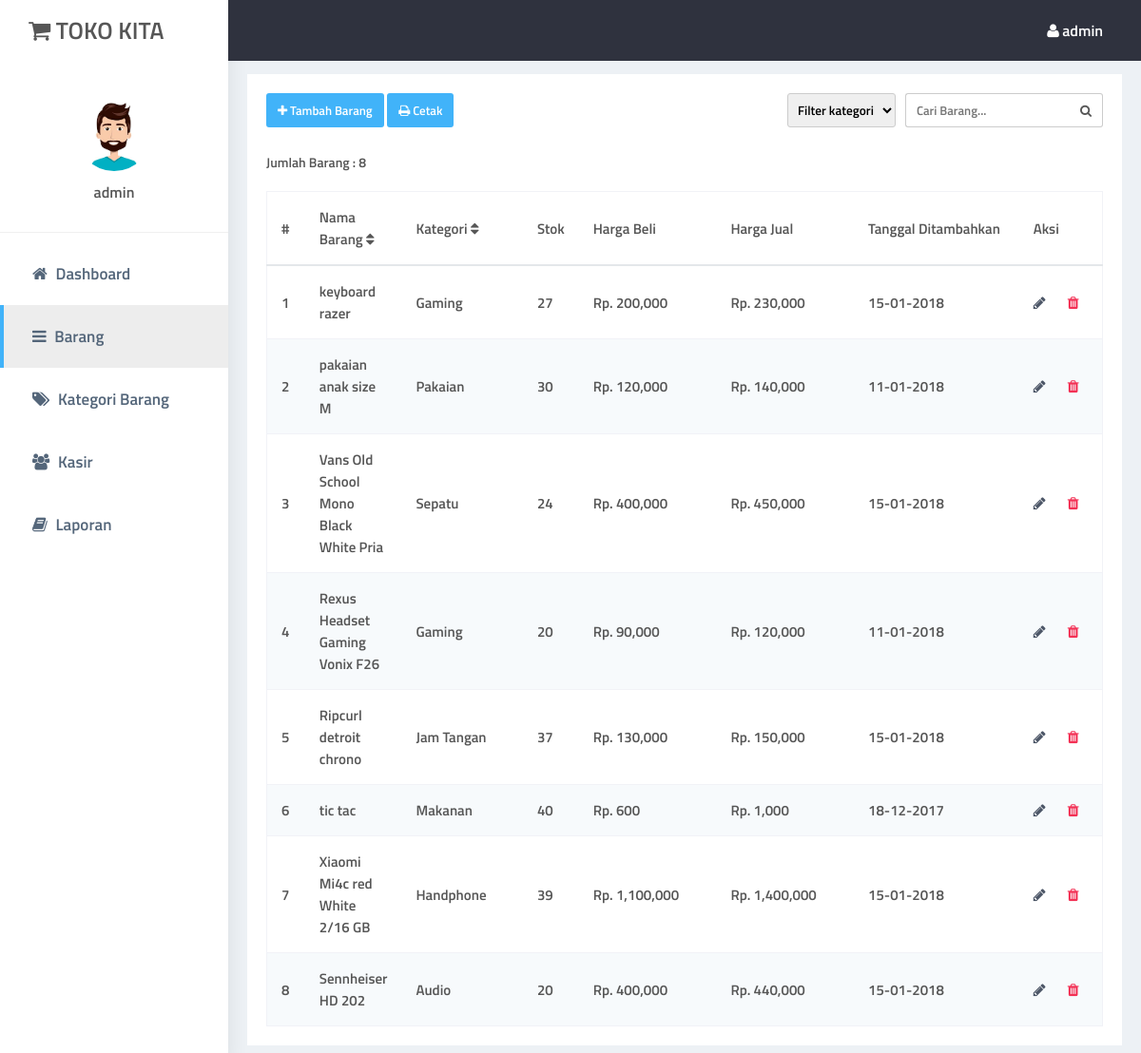
/barang.php (signed in), run on the app's committed database.
### tables this page shows
CREATE TABLE `barang` (
  `id_barang` int(11) NOT NULL,
  `nama_barang` varchar(100) NOT NULL,
  `id_kategori` int(11) NOT NULL,
  `stok` int(11) NOT NULL,
  `harga_beli` varchar(100) NOT NULL,
  `harga_jual` varchar(100) NOT NULL,
  `date_added` timestamp NOT NULL DEFAULT CURRENT_TIMESTAMP ON UPDATE CURRENT_TIMESTAMP
);

CREATE TABLE `kategori` (
  `id_kategori` int(11) NOT NULL,
  `nama_kategori` varchar(100) NOT NULL
);

### root.php (the view, shortened to what this page needs)
<?php
class penjualan
{
	public $con;
	function __construct()
	{
		$this->con=new mysqli("localhost","root","","imk");
	}
		?><script type="text/javascript">
		<?php
	function tampil_barang($keyword){
		if ($keyword=="null") {
			$query=$this->con->query("select barang.id_barang,barang.nama_barang,barang.stok,barang.harga_beli,barang.harga_jual,barang.date_added,kategori.nama_kategori from barang inner join kategori on kategori.id_kategori=barang.id_kategori");
		}else{
			$query=$this->con->query("select barang.id_barang,barang.nama_barang,barang.stok,barang.harga_beli,barang.harga_jual,barang.date_added,kategori.nama_kategori from barang inner join kategori on kategori.id_kategori=barang.id_kategori where nama_barang like '%$keyword%'");
		}
		if ($query->num_rows > 0) {
			$no=1;
			while ($data=$query->fetch_assoc()) {
				?>
					<tr>
						<td><?= $no ?></td>
						<td><?= $data['nama_barang'] ?></td>
						<td><?= $data['nama_kategori'] ?></td>
						<td><?= $data['stok'] ?></td>
						<td>Rp. <?= number_format($data['harga_beli']) ?></td>
						<td>Rp. <?= number_format($data['harga_jual']) ?></td>
						<td><?= date("d-m-Y",strtotime($data['date_added'])) ?></td>
						<td>
							<a href="?action=edit_barang&id_barang=<?= $data['id_barang'] ?>" class="btn bluetbl m-r-10"><span class="btn-edit-tooltip">Edit</span><i class="fa fa-pencil"></i></a>
							<a href="handler.php?action=hapus_barang&id_barang=<?= $data['id_barang'] ?>" class="btn redtbl" onclick="return confirm('yakin ingin menghapus <?= $data['nama_barang']." (id : ".$data['id_barang'] ?>) ?')"><span class="btn-hapus-tooltip">Hapus</span><i class="fa fa-trash"></i></a>
						</td>
					</tr>
					<?php
					$no++;
			}
		}else{
			echo "<td></td><td colspan='5'>Maaf, barang yang anda cari tidak ada!</td>";
		}
	}
				?>
			<?php
	function show_jumlah_barang(){
		$query=$this->con->query("select * from barang");
		echo $query->num_rows;
	}
}
$root=new penjualan();
?>

### head.php (shortened to what this page needs)
<?php
include "root.php";
?>
<!DOCTYPE html>
<html>
<head>
	<link rel="stylesheet" type="text/css" href="assets/index.css">
	<link rel="stylesheet" type="text/css" href="assets/awesome/css/font-awesome.min.css">
</head>
<body>
<div class="sidebar">
	<h3><i class="fa fa fa-shopping-cart"></i> TOKO KITA</h3>
	<ul><?php
			if ($_SESSION['status']==1) {
				?>
					<li class="admin-info">
						<img src="assets/img/cat.jpg">
						<span><?php echo $_SESSION['username']; ?></span>
					</li>
					<li><a id="dash" href="home.php"><i class="fa fa-home"></i> Dashboard</a></li>
					<li><a id="barang" href="barang.php"><i class="fa fa-bars"></i> Barang</a></li>
					<li><a id="kategori" href="kategori.php"><i class="fa fa-tags"></i> Kategori Barang</a></li>
					<li><a id="users" href="users.php"><i class="fa fa-users"></i> Kasir</a></li>
					<li><a id="laporan" href="laporan.php"><i class="fa fa-book"></i> Laporan</a></li>
				<?php
			}else{
				?>
					<li><a id="transaksi" href="transaksi.php"><i class="fa fa-money"></i> Transaksi</a></li>
				<?php
			}
		?>
		</ul>
</div>
<div class="nav">
	<ul>
		<li><a href=""><i class="fa fa-user"></i> <?= $_SESSION['username'] ?></a>
		</li>
	</ul>
</div>

### barang.php (shortened to what this page needs)
<?php include "head.php" ?>
<?php
	if (isset($_GET['action']) && $_GET['action']=="tambah_barang") {
		include "tambah_barang.php";
	}
	else if (isset($_GET['action']) && $_GET['action']=="edit_barang") {
		include "edit_barang.php";
	}
	else{
?>
<div class="content">
	<div class="padding">
		<div class="bgwhite">
			<div class="padding">
			<div class="contenttop">
				<div class="left">
				<a href="?action=tambah_barang" class="btnblue"><i class="fa fa-plus"></i> Tambah Barang</a>
				<a href="cetak_barang.php" class="btnblue" target="_blank"><i class="fa fa-print"></i> Cetak</a>
				</div>
				<div class="right">
					<select class="leftin1" onchange="gotocat(this)">
						<option value="">Filter kategori</option>
					</select>
					<form class="leftin">
						<input type="search" name="q" placeholder="Cari Barang..." value="<?php echo $keyword=isset($_GET['q'])?$_GET['q']:""; ?>">
						<button><i class="fa fa-search"></i></button>
					</form>
				</div>
			</div>
			<span class="label">Jumlah Barang : <?= $root->show_jumlah_barang() ?></span>
			<table class="datatable" id="datatable">
				<thead>
				<tr>
					<th width="10px">#</th>
					<th style="cursor: pointer;">Nama Barang <i class="fa fa-sort"></i></th>
					<th style="cursor: pointer;" width="100px">Kategori <i class="fa fa-sort"></i></th>
					<th>Stok</th>
					<th width="120px">Harga Beli</th>
					<th width="120px">Harga Jual</th>
					<th width="150px">Tanggal Ditambahkan</th>
					<th width="60px">Aksi</th>
				</tr>
			</thead>
			<tbody>
					<?php
					if (isset($_GET['id_cat']) && $_GET['id_cat']) {
						$root->tampil_barang_filter($_GET['id_cat']);
					}else{
						$keyword=isset($_GET['q'])?$_GET['q']:"null";
						$root->tampil_barang($keyword);
					}
					?>
</tbody>
			</table>
			</div>
		</div>
	</div>
</div>
<?php
}
include "foot.php" ?>

### foot.php (shortened to what this page needs)
</body>
</html>

### assets/index.css (style rules this page uses)
* { margin: 0;padding: 0;font-family: titillium; }
body { background: #edf1f5;animation-name: muncul;animation-duration: 0.5s }
.sidebar { position: fixed;background:#fff;height: 100%;width: 20%;box-shadow: 1px 0px 20px rgba(0, 0, 0, 0.08); }
.sidebar h3 { float: left;font-size: 25px;width: 100%;padding: 13px 30px;box-sizing: border-box;color: #565656; }
.nav { width: 80%;float: right;background: #2f323e;position: fixed;top: 0px;right: 0px;z-index: 200 }
.nav ul li { list-style: none;display: inline; }
.nav ul li a { display: inline-block;float: right;padding: 20px 40px;font-size: 16px;color: #fff;text-decoration: none; }
.sidebar ul { margin-top: 80px; }
.sidebar ul li { display: block;list-style: none; }
.sidebar ul li a { border-left: 4px solid #fff;display: block;padding: 20px 30px;font-size: 17px;color: #54667a;text-decoration: none; }
.sidebar ul li a i { padding-right: 5px; }
.admin-info img { width: 80px;height: 80px;border-radius: 50%;margin:0 auto;display: block; }
.admin-info span { text-align: center;display: block;padding: 10px;color: #565656 }
.admin-info { padding: 20px 0px;border-bottom: 1px solid rgba(0, 0, 0, 0.06);margin-bottom: 10px; }
.content { width: 80%;margin-top:58px;float: right; }
.padding { padding:20px; }
.bgwhite { background: #fff; }
.btnblue { background: #41b3f9;padding: 8px 12px;color: #fff;text-decoration: none;display: inline-block;border-radius: 3px;font-size: 13px; }
.contenttop .left { float: left; }
.contenttop .right { float: right; }
.contenttop input,.contenttop button { float: left;outline: 0;box-sizing: border-box; }
.contenttop input { border: 1px solid #ccc;font-size: 13px;padding: 7px 11px;border-top-left-radius: 3px;border-bottom-left-radius: 3px;border-right: 0px; }
.contenttop button { border: 1px solid #ccc; border-left: 0px; border-top-right-radius: 3px; border-bottom-right-radius: 3px; background: #fff; cursor: pointer; color: #565656; font-size: 13px;padding: 7px 11px; }
.datatable { width: 100%;margin-top: 20px;border: 1px solid #f1f2f7;border-collapse: collapse; }
.datatable th,.datatable td { padding: 15px;color: #565656;font-size: 15px; }
.datatable th { border-bottom: 2px solid #e4e7ea;text-align: left; }
.datatable tr { border-bottom: 1px solid #f1f2f7 }
.datatable tr:nth-child(even) { background: #f7fafc !important }
.m-r-10 { padding-right:20px; }
.bluetbl { color: #4c5667; }
.redtbl { color: #f33155; }
.btn { position: relative;display: inline-block; }
.label { display: block;padding-top:20px;color: #565656;font-size: 14px; }
.active { border-left: 4px solid #41b3f9 !important;background: rgba(0, 0, 0, 0.07); }
.leftin { display: inline-block; }
.leftin1 { cursor: pointer;padding: 6px;float: left;margin-right: 10px;border-radius: 3px;outline: 0;border:1px solid #ccc; }

### data on the page
barang: nama_barang "keyboard razer", id_kategori.nama_kategori "Gaming", stok "27", harga_beli "200,000", harga_jual "230,000", date_added "15-01-2018"
barang: nama_barang "pakaian anak size M", id_kategori.nama_kategori "Pakaian", stok "30", harga_beli "120,000", harga_jual "140,000", date_added "11-01-2018"
barang: nama_barang "Vans Old School Mono Black White Pria", id_kategori.nama_kategori "Sepatu", stok "24", harga_beli "400,000", harga_jual "450,000", date_added "15-01-2018"
barang: nama_barang "Rexus Headset Gaming Vonix F26", id_kategori.nama_kategori "Gaming", stok "20", harga_beli "90,000", harga_jual "120,000", date_added "11-01-2018"
barang: nama_barang "Ripcurl detroit chrono", id_kategori.nama_kategori "Jam Tangan", stok "37", harga_beli "130,000", harga_jual "150,000", date_added "15-01-2018"
barang: nama_barang "tic tac", id_kategori.nama_kategori "Makanan", stok "40", harga_beli "600", harga_jual "1,000", date_added "18-12-2017"
barang: nama_barang "Xiaomi Mi4c red White 2/16 GB", id_kategori.nama_kategori "Handphone", stok "39", harga_beli "1,100,000", harga_jual "1,400,000", date_added "15-01-2018"
barang: nama_barang "Sennheiser HD 202", id_kategori.nama_kategori "Audio", stok "20", harga_beli "400,000", harga_jual "440,000", date_added "15-01-2018"

### other printed values
$_SESSION['username'] "admin"
$query->num_rows "8"
